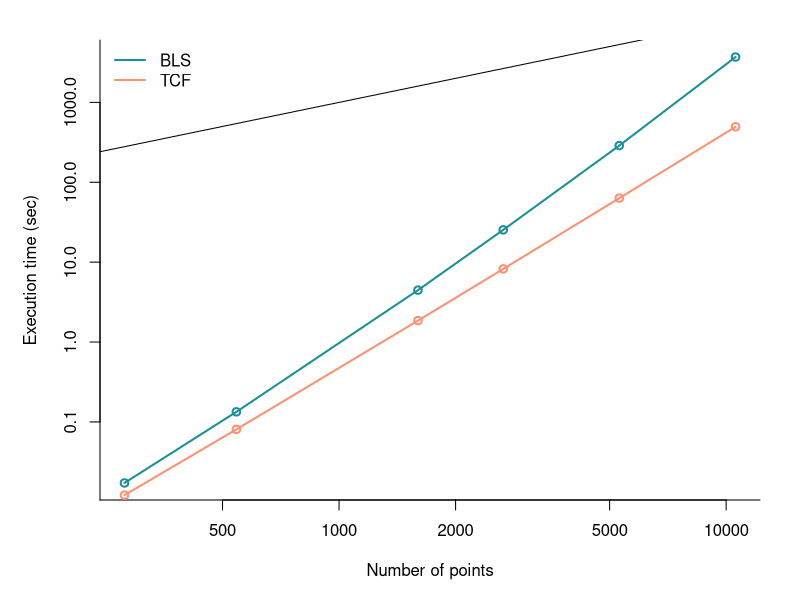

This chart was generated by the following R code:
# ***************************************************************************
# Author: Yash Gondhalekar  Last updated: March, 2023

# Description: This script was used for making figures in Appendix C in our
#			   paper, which is about the time analysis. Values used are
#			   harcoded since this script is only used for plotting the results.
#			   For getting the execution times, see the function `timeAnalysis`
#			   inside `utils.R`.

# ***************************************************************************

tcfColor <- '#FC9272' #'#225ea8' # '#fd8d3c' # '#fdae6b'
blsColor <-  '#1C9099' #'#d95f0e'
titleColor <- 'black'

timeSeriesLengths <- c(279, 543, 1599, 2655, 5295, 10575)
numPeriodsTested <- c(1649.000000, 6467.000000, 57419.000000, 159059.000000, 634919.000000, 2537039.000000)

bls_0.5 <- 17.2232e-3
bls_1 <- 133.8394e-3
bls_3 <- 4.464666
bls_5 <- 25.36005
bls_10 <- 287.7993
bls_20 <- 3693.079
bls_40 <- NA
bls_80 <- NA

tcf_0.5 <- 12.13852e-3
tcf_1 <- 80.76386e-3
tcf_3 <- 1.85525
tcf_5 <- 8.227688
tcf_10 <- 63.28432
tcf_20 <- 495.2101
tcf_40 <- 3938.99
tcf_80 <- 31777.66

blsTimes <- c(bls_0.5, bls_1, bls_3, bls_5, bls_10, bls_20)
tcfTimes <- c(tcf_0.5, tcf_1, tcf_3, tcf_5, tcf_10, tcf_20)

options(scipen=999)
png(filename="time.png", width = 125, height = 125, units='mm', res = 300)

par("mar" = c(5, 5, 2, 2), bg = 'white')

plot(timeSeriesLengths, blsTimes, log='xy', bty='l', type='o', col=blsColor, ylab='Execution time (sec)', xlab='Number of points', lwd=2.0, main='')  # main='Timing Comparison'
axis(1, at=1:6, labels=c(200, 500, 1000, 5000, 10000, 160000))
lines(timeSeriesLengths, tcfTimes, type='o', col=tcfColor, lwd=2.0)

abline(0, 1, lty=1)
abline(a=10, b=0, lty=1)


times <- data.frame(timeSeriesLengths=timeSeriesLengths, tcfTimes=tcfTimes)
model = lm(tcfTimes~timeSeriesLengths, data=times)

p<-data.frame(timeSeriesLengths=timeSeriesLengths)
p$out<-predict(model, p)

#lines(x=p$timeSeriesLengths, y=p$out, col='red')

legend(
	x = "topleft", lty = 1, text.font = 6,
	col= c(blsColor, tcfColor),
	legend=c("BLS", "TCF"), text.col=titleColor, bty = "n", lwd=2.0
)
dev.off()
